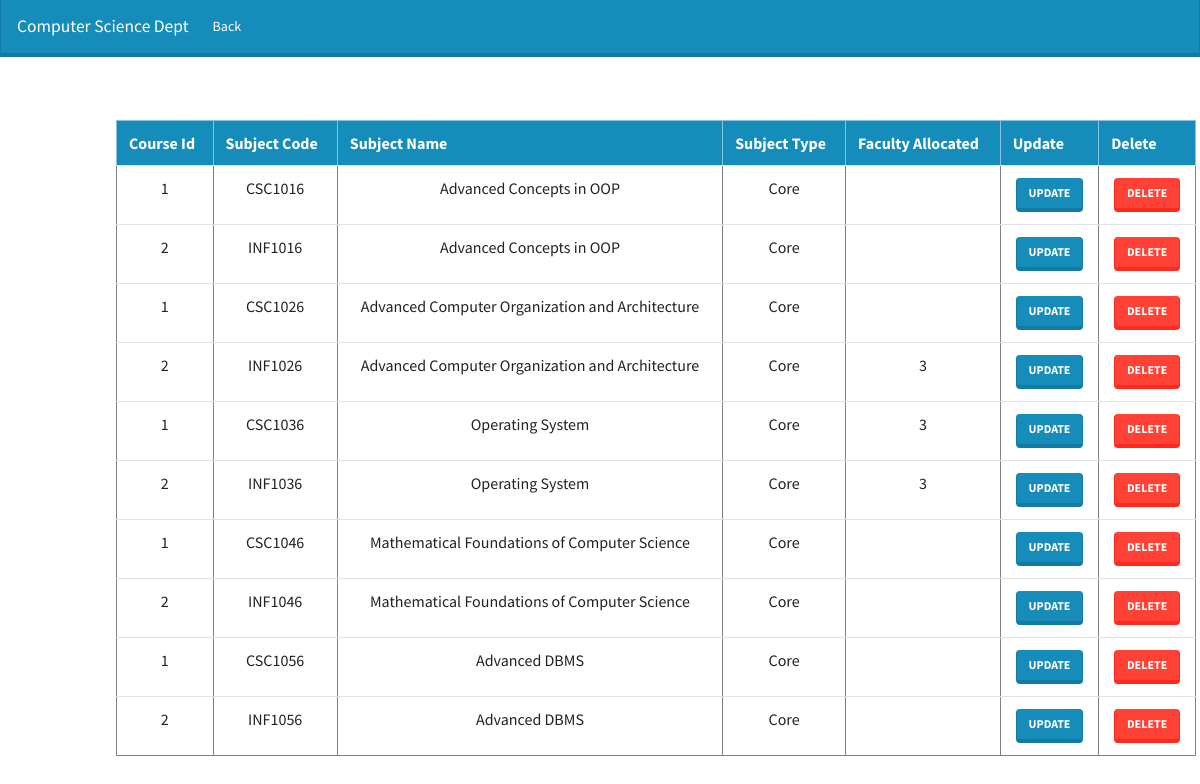
Page /Admin/view_subjects.php on the committed database.
### tables this page shows
CREATE TABLE `subject` (
  `code` varchar(100) NOT NULL,
  `s_name` varchar(100) NOT NULL,
  `s_type` varchar(100) NOT NULL,
  `sem` int(11) NOT NULL,
  `cid` int(11) NOT NULL,
  `fid` int(11) DEFAULT NULL
);

### Admin/view_subjects.php (the view, shortened to what this page needs)
<?php
$servername = "localhost";
$username = "root";
$password = "";
$myDB = "Web_Project";
extract ($_POST);
$conn = mysqli_connect($servername,$username,$password,$myDB);
$query = "SELECT * FROM subject";
$data = mysqli_query($conn, $query);
$total= mysqli_num_rows($data);
if($total !=0)
{
  ?>
  <html>
  <head>
  <link rel="stylesheet" type="text/css" href="../css/style.css">
  </head>
  <center>
  <body>
    <nav class="navbar navbar-expand-lg navbar-dark bg-primary" style="margin-top: 0px !important;">
  <a class="navbar-brand" href="#">Computer Science Dept</a>
  <div class="collapse navbar-collapse" id="navbarColor01">
    <ul class="navbar-nav mr-auto">
      <li class="nav-item active">
        <a class="nav-link" href="index.php"><span class="iconify" data-icon="ic:baseline-arrow-back-ios-new" data-inline="false"></span>Back
        </a>
      </li>
    </ul>
  </div>
</nav>
<br>
<br>
<br>
<div class="container" style="margin-left: 86px">
<div class="col-12">
 <table border=1  class="table table-hover">
 <tr class="table-primary">
 <th>Course Id</th>
 <th>Subject Code</th>
 <th>Subject Name</th>
 <th>Subject Type</th>
 <th>Faculty Allocated</th>
 <th>Update</th>
  <th>Delete</th>
 </tr>
  <?php
  while($result = mysqli_fetch_assoc($data))
  {
    echo "<tr id=".$result['cid'].">
  <td align='center' data-target='cid'>".$result['cid']."</td>
 <td align='center' data-target='code'>".$result['code']."</td>
 <td align='center' data-target='s_name'>".$result['s_name']."</td>
 <td align='center' data-target='s_type'>".$result['s_type']."</td>
  <td align='center' data-target='fid'>".$result['fid']."</td>
 <td align='center'>
<a id='b1' type='button' class='btn btn-primary' data-id=".$result['cid']." data-role='update'> Update </a>
 </td> </td>
 <td align='center'><a href='del_sub.php?id=$result[code]' target='_top'><button type='submit' name='submit' class='btn btn-danger'>Delete</button></a></td> </td>
 </tr>";
 }
}
else
{
  echo "no record found";
}
?>
</table>
 </div>
 </div>
</body>
</center>
</html>

### rows in the picture
subject: cid "1", code "CSC1016", s_name "Advanced Concepts in OOP", s_type "Core"
subject: cid "2", code "INF1016", s_name "Advanced Concepts in OOP", s_type "Core"
subject: cid "1", code "CSC1026", s_name "Advanced Computer Organization and Architecture", s_type "Core"
subject: cid "2", code "INF1026", s_name "Advanced Computer Organization and Architecture", s_type "Core", fid "3"
subject: cid "1", code "CSC1036", s_name "Operating System", s_type "Core", fid "3"
subject: cid "2", code "INF1036", s_name "Operating System", s_type "Core", fid "3"
subject: cid "1", code "CSC1046", s_name "Mathematical Foundations of Computer Science", s_type "Core"
subject: cid "2", code "INF1046", s_name "Mathematical Foundations of Computer Science", s_type "Core"
subject: cid "1", code "CSC1056", s_name "Advanced DBMS", s_type "Core"
subject: cid "2", code "INF1056", s_name "Advanced DBMS", s_type "Core"
